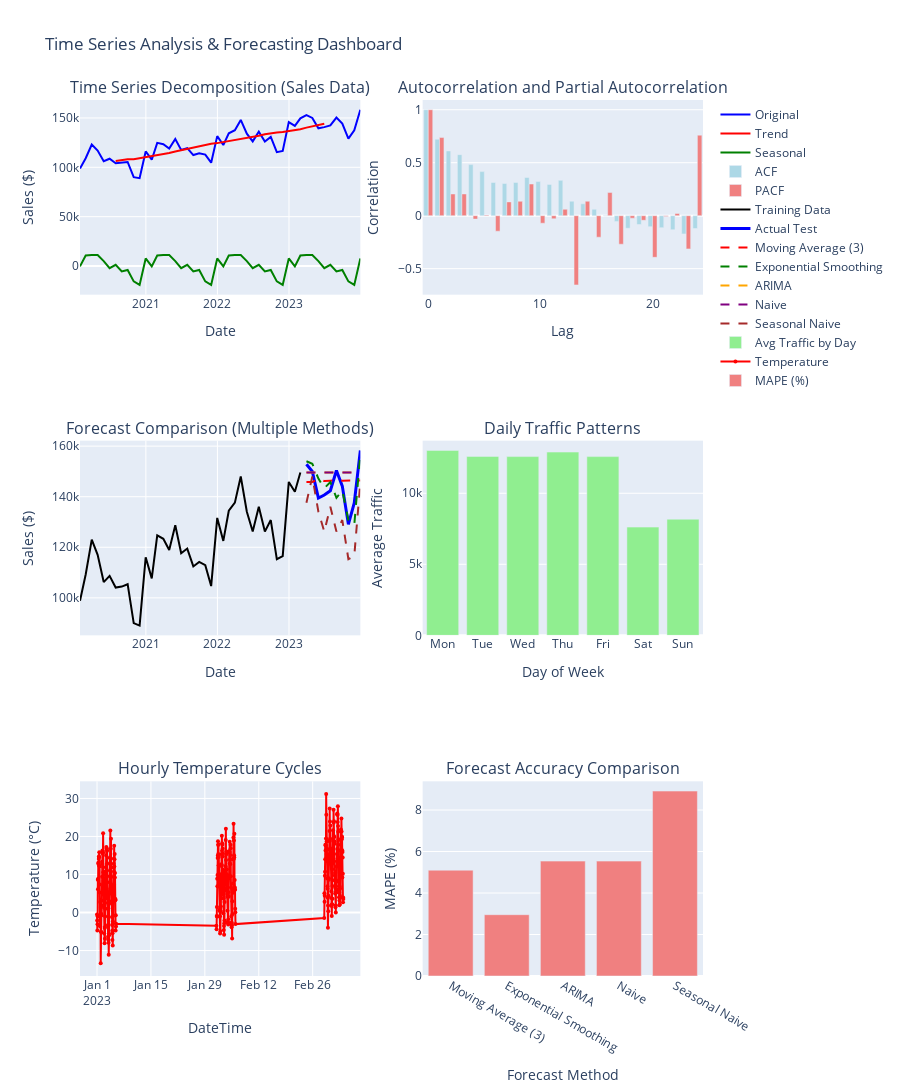

The notebook cell saved with this chart:
### Code cell
# 3. INTERACTIVE TIME SERIES VISUALIZATIONS
print(" 3. INTERACTIVE TIME SERIES VISUALIZATIONS")
print("=" * 47)

# Create comprehensive time series dashboard
fig = make_subplots(
    rows=3, cols=2,
    subplot_titles=[
        'Time Series Decomposition (Sales Data)',
        'Autocorrelation and Partial Autocorrelation',
        'Forecast Comparison (Multiple Methods)',
        'Daily Traffic Patterns',
        'Hourly Temperature Cycles',
        'Forecast Accuracy Comparison'
    ],
    specs=[[{"secondary_y": False}, {"secondary_y": False}],
           [{"secondary_y": False}, {"secondary_y": False}],
           [{"secondary_y": False}, {"secondary_y": False}]]
)

# 1. Time Series Decomposition
fig.add_trace(
    go.Scatter(
        x=sales_ts.index,
        y=sales_ts.values,
        mode='lines',
        name='Original',
        line=dict(color='blue', width=2)
    ),
    row=1, col=1
)

fig.add_trace(
    go.Scatter(
        x=trend_component.index,
        y=trend_component.values,
        mode='lines',
        name='Trend',
        line=dict(color='red', width=2)
    ),
    row=1, col=1
)

fig.add_trace(
    go.Scatter(
        x=seasonal_component.index,
        y=seasonal_component.values,
        mode='lines',
        name='Seasonal',
        line=dict(color='green', width=2)
    ),
    row=1, col=1
)

# 2. Autocorrelation plots
lags = np.arange(len(sales_autocorr))
fig.add_trace(
    go.Bar(
        x=lags,
        y=sales_autocorr,
        name='ACF',
        marker_color='lightblue'
    ),
    row=1, col=2
)

fig.add_trace(
    go.Bar(
        x=lags,
        y=sales_partial_autocorr,
        name='PACF',
        marker_color='lightcoral'
    ),
    row=1, col=2
)

# 3. Forecast Comparison
# Plot historical data
fig.add_trace(
    go.Scatter(
        x=train_data.index,
        y=train_data.values,
        mode='lines',
        name='Training Data',
        line=dict(color='black', width=2)
    ),
    row=2, col=1
)

fig.add_trace(
    go.Scatter(
        x=test_data.index,
        y=test_data.values,
        mode='lines',
        name='Actual Test',
        line=dict(color='blue', width=3)
    ),
    row=2, col=1
)

# Plot forecasts
colors = ['red', 'green', 'orange', 'purple', 'brown']
for i, (method, forecast_vals) in enumerate(forecasts.items()):
    fig.add_trace(
        go.Scatter(
            x=test_data.index,
            y=forecast_vals,
            mode='lines',
            name=f'{method}',
            line=dict(color=colors[i % len(colors)], width=2, dash='dash')
        ),
        row=2, col=1
    )

# 4. Daily Traffic Patterns
# Aggregate by day of week
traffic_by_day = traffic_df.groupby('day_of_week')['traffic'].mean()
day_names = ['Mon', 'Tue', 'Wed', 'Thu', 'Fri', 'Sat', 'Sun']

fig.add_trace(
    go.Bar(
        x=day_names,
        y=traffic_by_day.values,
        name='Avg Traffic by Day',
        marker_color='lightgreen'
    ),
    row=2, col=2
)

# 5. Hourly Temperature Cycles
# Sample a few days for clarity
sample_days = temperature_df[temperature_df['datetime'].dt.day <= 5]

fig.add_trace(
    go.Scatter(
        x=sample_days['datetime'],
        y=sample_days['temperature'],
        mode='lines+markers',
        name='Temperature',
        line=dict(color='red', width=2),
        marker=dict(size=4)
    ),
    row=3, col=1
)

# 6. Forecast Accuracy Comparison
methods = list(accuracy_results.keys())
mape_values = [accuracy_results[method]['MAPE'] for method in methods]
rmse_values = [accuracy_results[method]['RMSE'] for method in methods]

fig.add_trace(
    go.Bar(
        x=methods,
        y=mape_values,
        name='MAPE (%)',
        marker_color='lightcoral',
        yaxis='y6'
    ),
    row=3, col=2
)

# Update layout
fig.update_layout(
    height=1200,
    title="Time Series Analysis & Forecasting Dashboard",
    showlegend=True
)

# Update axis labels
fig.update_xaxes(title_text="Date", row=1, col=1)
fig.update_xaxes(title_text="Lag", row=1, col=2)
fig.update_xaxes(title_text="Date", row=2, col=1)
fig.update_xaxes(title_text="Day of Week", row=2, col=2)
fig.update_xaxes(title_text="DateTime", row=3, col=1)
fig.update_xaxes(title_text="Forecast Method", row=3, col=2)

fig.update_yaxes(title_text="Sales ($)", row=1, col=1)
fig.update_yaxes(title_text="Correlation", row=1, col=2)
fig.update_yaxes(title_text="Sales ($)", row=2, col=1)
fig.update_yaxes(title_text="Average Traffic", row=2, col=2)
fig.update_yaxes(title_text="Temperature (°C)", row=3, col=1)
fig.update_yaxes(title_text="MAPE (%)", row=3, col=2)

fig.show()

# Business insights and applications
print(f"\n TIME SERIES BUSINESS INSIGHTS:")
print("=" * 35)

# Sales forecasting insights
current_sales = train_data.iloc[-1]
best_forecast_next = forecasts[best_method][0]
forecast_growth = (best_forecast_next - current_sales) / current_sales

print(f"\n1. Sales Forecasting Analysis:")
print(f" • Current monthly sales: ${current_sales:,.0f}")
print(f" • Next month forecast ({best_method}): ${best_forecast_next:,.0f}")
print(f" • Projected growth: {forecast_growth*100:+.1f}%")
print(f" • Seasonal peak month: {sales_df.groupby('month')['sales'].mean().idxmax()}")
print(f" • Seasonal low month: {sales_df.groupby('month')['sales'].mean().idxmin()}")

# Annual projections
annual_forecast = forecasts[best_method]
projected_annual_sales = np.sum(annual_forecast) * (12 / len(annual_forecast))
current_annual_run_rate = current_sales * 12

print(f" • Current annual run rate: ${current_annual_run_rate:,.0f}")
print(f" • Projected annual sales: ${projected_annual_sales:,.0f}")

# Traffic patterns insights
weekend_traffic = traffic_df[traffic_df['is_weekend']]['traffic'].mean()
weekday_traffic = traffic_df[~traffic_df['is_weekend']]['traffic'].mean()
traffic_weekend_ratio = weekend_traffic / weekday_traffic

print(f"\n2. Website Traffic Patterns:")
print(f" • Average weekday traffic: {weekday_traffic:,.0f} visits")
print(f" • Average weekend traffic: {weekend_traffic:,.0f} visits")
print(f" • Weekend/Weekday ratio: {traffic_weekend_ratio:.2f}")
print(f" • Peak traffic day: {day_names[traffic_by_day.idxmax()]}")
print(f" • Lowest traffic day: {day_names[traffic_by_day.idxmin()]}")

# ROI of forecasting accuracy
forecast_improvement = (accuracy_results['Naive']['MAPE'] - accuracy_results[best_method]['MAPE']) / accuracy_results['Naive']['MAPE']
inventory_cost_savings = projected_annual_sales * 0.25 * 0.05 * forecast_improvement # 25% inventory cost, 5% improvement
planning_efficiency_gain = 150_000 * forecast_improvement # Annual planning cost improvement

print(f"\n FORECASTING ROI ANALYSIS:")
print("=" * 27)
print(f"• Forecast accuracy improvement: {forecast_improvement*100:.1f}%")
print(f"• Inventory cost savings: ${inventory_cost_savings:,.0f}")
print(f"• Planning efficiency gain: ${planning_efficiency_gain:,.0f}")
print(f"• Total annual benefits: ${inventory_cost_savings + planning_efficiency_gain:,.0f}")

implementation_cost = 125_000
annual_maintenance = 25_000
total_benefits = inventory_cost_savings + planning_efficiency_gain
net_benefits = total_benefits - annual_maintenance
roi = (net_benefits - implementation_cost) / implementation_cost

print(f"• Implementation cost: ${implementation_cost:,.0f}")
print(f"• Annual maintenance: ${annual_maintenance:,.0f}")
print(f"• Net annual benefits: ${net_benefits:,.0f}")
print(f"• ROI: {roi*100:.0f}%")

print(f"\n Cross-Reference Learning Path:")
print(f"• Foundation: Tier3_TimeSeriesDecomposition.ipynb (seasonal analysis)")
print(f"• Advanced: Tier3_ARIMA.ipynb (autoregressive modeling)")
print(f"• Comparison: Tier3_ExponentialSmoothing.ipynb (smoothing methods)")
print(f"• Specialized: Tier3_FourierAnalysis.ipynb (frequency domain)")
print(f"• Complete Guide: CROSS_REFERENCE_GUIDE.md")

### Figure 1 — Plotly figure (JSON) as saved in the notebook; plotly's stock layout.template omitted (floating-point values rounded to 4 significant figures; data arrays with more than 128 entries replaced by an {"elided": "..."} marker saying what was removed)
{"data": [{"line": {"color": "blue", "width": 2}, "mode": "lines", "name": "Original", "type": "scatter", "x": ["2020-01-31T00:00:00.000000000", "2020-02-29T00:00:00.000000000", "2020-03-31T00:00:00.000000000", "2020-04-30T00:00:00.000000000", "2020-05-31T00:00:00.000000000", "2020-06-30T00:00:00.000000000", "2020-07-31T00:00:00.000000000", "2020-08-31T00:00:00.000000000", "2020-09-30T00:00:00.000000000", "2020-10-31T00:00:00.000000000", "2020-11-30T00:00:00.000000000", "2020-12-31T00:00:00.000000000", "2021-01-31T00:00:00.000000000", "2021-02-28T00:00:00.000000000", "2021-03-31T00:00:00.000000000", "2021-04-30T00:00:00.000000000", "2021-05-31T00:00:00.000000000", "2021-06-30T00:00:00.000000000", "2021-07-31T00:00:00.000000000", "2021-08-31T00:00:00.000000000", "2021-09-30T00:00:00.000000000", "2021-10-31T00:00:00.000000000", "2021-11-30T00:00:00.000000000", "2021-12-31T00:00:00.000000000", "2022-01-31T00:00:00.000000000", "2022-02-28T00:00:00.000000000", "2022-03-31T00:00:00.000000000", "2022-04-30T00:00:00.000000000", "2022-05-31T00:00:00.000000000", "2022-06-30T00:00:00.000000000", "2022-07-31T00:00:00.000000000", "2022-08-31T00:00:00.000000000", "2022-09-30T00:00:00.000000000", "2022-10-31T00:00:00.000000000", "2022-11-30T00:00:00.000000000", "2022-12-31T00:00:00.000000000", "2023-01-31T00:00:00.000000000", "2023-02-28T00:00:00.000000000", "2023-03-31T00:00:00.000000000", "2023-04-30T00:00:00.000000000", "2023-05-31T00:00:00.000000000", "2023-06-30T00:00:00.000000000", "2023-07-31T00:00:00.000000000", "2023-08-31T00:00:00.000000000", "2023-09-30T00:00:00.000000000", "2023-10-31T00:00:00.000000000", "2023-11-30T00:00:00.000000000", "2023-12-31T00:00:00.000000000"], "xaxis": "x", "y": [98830.0, 109200.0, 123000.0, 117000.0, 106200.0, 108700.0, 104100.0, 104400.0, 105400.0, 90010.0, 89020.0, 116100.0, 107700.0, 124700.0, 123300.0, 118900.0, 128700.0, 117600.0, 119500.0, 112400.0, 114200.0, 112900.0, 104700.0, 131600.0, 122500.0, 134500.0, 137600.0, 148000.0, 134000.0, 126200.0, 136000.0, 126200.0, 130800.0, 115300.0, 116500.0, 145800.0, 142000.0, 149500.0, 152800.0, 150000.0, 139500.0, 140700.0, 142400.0, 150400.0, 144200.0, 129100.0, 137600.0, 158300.0], "yaxis": "y"}, {"line": {"color": "red", "width": 2}, "mode": "lines", "name": "Trend", "type": "scatter", "x": ["2020-07-31T00:00:00.000000000", "2020-08-31T00:00:00.000000000", "2020-09-30T00:00:00.000000000", "2020-10-31T00:00:00.000000000", "2020-11-30T00:00:00.000000000", "2020-12-31T00:00:00.000000000", "2021-01-31T00:00:00.000000000", "2021-02-28T00:00:00.000000000", "2021-03-31T00:00:00.000000000", "2021-04-30T00:00:00.000000000", "2021-05-31T00:00:00.000000000", "2021-06-30T00:00:00.000000000", "2021-07-31T00:00:00.000000000", "2021-08-31T00:00:00.000000000", "2021-09-30T00:00:00.000000000", "2021-10-31T00:00:00.000000000", "2021-11-30T00:00:00.000000000", "2021-12-31T00:00:00.000000000", "2022-01-31T00:00:00.000000000", "2022-02-28T00:00:00.000000000", "2022-03-31T00:00:00.000000000", "2022-04-30T00:00:00.000000000", "2022-05-31T00:00:00.000000000", "2022-06-30T00:00:00.000000000", "2022-07-31T00:00:00.000000000", "2022-08-31T00:00:00.000000000", "2022-09-30T00:00:00.000000000", "2022-10-31T00:00:00.000000000", "2022-11-30T00:00:00.000000000", "2022-12-31T00:00:00.000000000", "2023-01-31T00:00:00.000000000", "2023-02-28T00:00:00.000000000", "2023-03-31T00:00:00.000000000", "2023-04-30T00:00:00.000000000", "2023-05-31T00:00:00.000000000", "2023-06-30T00:00:00.000000000"], "xaxis": "x", "y": [106400.0, 107400.0, 108000.0, 108100.0, 109200.0, 110500.0, 111500.0, 112400.0, 113100.0, 114500.0, 116100.0, 117400.0, 118600.0, 119700.0, 120700.0, 122500.0, 123900.0, 124500.0, 125500.0, 126800.0, 128100.0, 128900.0, 129500.0, 130500.0, 131900.0, 133400.0, 134600.0, 135400.0, 135700.0, 136500.0, 137400.0, 138600.0, 140200.0, 141300.0, 142800.0, 144200.0], "yaxis": "y"}, {"line": {"color": "green", "width": 2}, "mode": "lines", "name": "Seasonal", "type": "scatter", "x": ["2020-01-31T00:00:00.000000000", "2020-02-29T00:00:00.000000000", "2020-03-31T00:00:00.000000000", "2020-04-30T00:00:00.000000000", "2020-05-31T00:00:00.000000000", "2020-06-30T00:00:00.000000000", "2020-07-31T00:00:00.000000000", "2020-08-31T00:00:00.000000000", "2020-09-30T00:00:00.000000000", "2020-10-31T00:00:00.000000000", "2020-11-30T00:00:00.000000000", "2020-12-31T00:00:00.000000000", "2021-01-31T00:00:00.000000000", "2021-02-28T00:00:00.000000000", "2021-03-31T00:00:00.000000000", "2021-04-30T00:00:00.000000000", "2021-05-31T00:00:00.000000000", "2021-06-30T00:00:00.000000000", "2021-07-31T00:00:00.000000000", "2021-08-31T00:00:00.000000000", "2021-09-30T00:00:00.000000000", "2021-10-31T00:00:00.000000000", "2021-11-30T00:00:00.000000000", "2021-12-31T00:00:00.000000000", "2022-01-31T00:00:00.000000000", "2022-02-28T00:00:00.000000000", "2022-03-31T00:00:00.000000000", "2022-04-30T00:00:00.000000000", "2022-05-31T00:00:00.000000000", "2022-06-30T00:00:00.000000000", "2022-07-31T00:00:00.000000000", "2022-08-31T00:00:00.000000000", "2022-09-30T00:00:00.000000000", "2022-10-31T00:00:00.000000000", "2022-11-30T00:00:00.000000000", "2022-12-31T00:00:00.000000000", "2023-01-31T00:00:00.000000000", "2023-02-28T00:00:00.000000000", "2023-03-31T00:00:00.000000000", "2023-04-30T00:00:00.000000000", "2023-05-31T00:00:00.000000000", "2023-06-30T00:00:00.000000000", "2023-07-31T00:00:00.000000000", "2023-08-31T00:00:00.000000000", "2023-09-30T00:00:00.000000000", "2023-10-31T00:00:00.000000000", "2023-11-30T00:00:00.000000000", "2023-12-31T00:00:00.000000000"], "xaxis": "x", "y": [-377.9, 10630.0, 11140.0, 11080.0, 4978.0, -2175.0, 1216.0, -5446.0, -3987.0, -15580.0, -19160.0, 7686.0, -377.9, 10630.0, 11140.0, 11080.0, 4978.0, -2175.0, 1216.0, -5446.0, -3987.0, -15580.0, -19160.0, 7686.0, -377.9, 10630.0, 11140.0, 11080.0, 4978.0, -2175.0, 1216.0, -5446.0, -3987.0, -15580.0, -19160.0, 7686.0, -377.9, 10630.0, 11140.0, 11080.0, 4978.0, -2175.0, 1216.0, -5446.0, -3987.0, -15580.0, -19160.0, 7686.0], "yaxis": "y"}, {"marker": {"color": "lightblue"}, "name": "ACF", "type": "bar", "x": [0, 1, 2, 3, 4, 5, 6, 7, 8, 9, 10, 11, 12, 13, 14, 15, 16, 17, 18, 19, 20, 21, 22, 23, 24], "xaxis": "x2", "y": [1.0, 0.722, 0.6107, 0.5759, 0.4821, 0.416, 0.3135, 0.3039, 0.3141, 0.3605, 0.3221, 0.2953, 0.3333, 0.1367, 0.1122, 0.0605, -0.002642, -0.05412, -0.1187, -0.0832, -0.1037, -0.113, -0.1322, -0.1723, -0.1209], "yaxis": "y2"}, {"marker": {"color": "lightcoral"}, "name": "PACF", "type": "bar", "x": [0, 1, 2, 3, 4, 5, 6, 7, 8, 9, 10, 11, 12, 13, 14, 15, 16, 17, 18, 19, 20, 21, 22, 23, 24], "xaxis": "x2", "y": [1.0, 0.7374, 0.2048, 0.2051, -0.03239, 0.006883, -0.1465, 0.1302, 0.1363, 0.299, -0.07109, -0.02925, 0.06039, -0.6536, 0.1362, -0.2029, 0.2183, -0.2692, -0.02332, -0.04365, -0.393, -0.008653, 0.02121, -0.3136, 0.7602], "yaxis": "y2"}, {"line": {"color": "black", "width": 2}, "mode": "lines", "name": "Training Data", "type": "scatter", "x": ["2020-01-31T00:00:00.000000000", "2020-02-29T00:00:00.000000000", "2020-03-31T00:00:00.000000000", "2020-04-30T00:00:00.000000000", "2020-05-31T00:00:00.000000000", "2020-06-30T00:00:00.000000000", "2020-07-31T00:00:00.000000000", "2020-08-31T00:00:00.000000000", "2020-09-30T00:00:00.000000000", "2020-10-31T00:00:00.000000000", "2020-11-30T00:00:00.000000000", "2020-12-31T00:00:00.000000000", "2021-01-31T00:00:00.000000000", "2021-02-28T00:00:00.000000000", "2021-03-31T00:00:00.000000000", "2021-04-30T00:00:00.000000000", "2021-05-31T00:00:00.000000000", "2021-06-30T00:00:00.000000000", "2021-07-31T00:00:00.000000000", "2021-08-31T00:00:00.000000000", "2021-09-30T00:00:00.000000000", "2021-10-31T00:00:00.000000000", "2021-11-30T00:00:00.000000000", "2021-12-31T00:00:00.000000000", "2022-01-31T00:00:00.000000000", "2022-02-28T00:00:00.000000000", "2022-03-31T00:00:00.000000000", "2022-04-30T00:00:00.000000000", "2022-05-31T00:00:00.000000000", "2022-06-30T00:00:00.000000000", "2022-07-31T00:00:00.000000000", "2022-08-31T00:00:00.000000000", "2022-09-30T00:00:00.000000000", "2022-10-31T00:00:00.000000000", "2022-11-30T00:00:00.000000000", "2022-12-31T00:00:00.000000000", "2023-01-31T00:00:00.000000000", "2023-02-28T00:00:00.000000000"], "xaxis": "x3", "y": [98830.0, 109200.0, 123000.0, 117000.0, 106200.0, 108700.0, 104100.0, 104400.0, 105400.0, 90010.0, 89020.0, 116100.0, 107700.0, 124700.0, 123300.0, 118900.0, 128700.0, 117600.0, 119500.0, 112400.0, 114200.0, 112900.0, 104700.0, 131600.0, 122500.0, 134500.0, 137600.0, 148000.0, 134000.0, 126200.0, 136000.0, 126200.0, 130800.0, 115300.0, 116500.0, 145800.0, 142000.0, 149500.0], "yaxis": "y3"}, {"line": {"color": "blue", "width": 3}, "mode": "lines", "name": "Actual Test", "type": "scatter", "x": ["2023-03-31T00:00:00.000000000", "2023-04-30T00:00:00.000000000", "2023-05-31T00:00:00.000000000", "2023-06-30T00:00:00.000000000", "2023-07-31T00:00:00.000000000", "2023-08-31T00:00:00.000000000", "2023-09-30T00:00:00.000000000", "2023-10-31T00:00:00.000000000", "2023-11-30T00:00:00.000000000", "2023-12-31T00:00:00.000000000"], "xaxis": "x3", "y": [152800.0, 150000.0, 139500.0, 140700.0, 142400.0, 150400.0, 144200.0, 129100.0, 137600.0, 158300.0], "yaxis": "y3"}, {"line": {"color": "red", "dash": "dash", "width": 2}, "mode": "lines", "name": "Moving Average (3)", "type": "scatter", "x": ["2023-03-31T00:00:00.000000000", "2023-04-30T00:00:00.000000000", "2023-05-31T00:00:00.000000000", "2023-06-30T00:00:00.000000000", "2023-07-31T00:00:00.000000000", "2023-08-31T00:00:00.000000000", "2023-09-30T00:00:00.000000000", "2023-10-31T00:00:00.000000000", "2023-11-30T00:00:00.000000000", "2023-12-31T00:00:00.000000000"], "xaxis": "x3", "y": [145800.0, 145800.0, 147000.0, 146200.0, 146300.0, 146500.0, 146400.0, 146400.0, 146400.0, 146400.0], "yaxis": "y3"}, {"line": {"color": "green", "dash": "dash", "width": 2}, "mode": "lines", "name": "Exponential Smoothing", "type": "scatter", "x": ["2023-03-31T00:00:00.000000000", "2023-04-30T00:00:00.000000000", "2023-05-31T00:00:00.000000000", "2023-06-30T00:00:00.000000000", "2023-07-31T00:00:00.000000000", "2023-08-31T00:00:00.000000000", "2023-09-30T00:00:00.000000000", "2023-10-31T00:00:00.000000000", "2023-11-30T00:00:00.000000000", "2023-12-31T00:00:00.000000000"], "xaxis": "x3", "y": [154000.0, 153000.0, 147100.0, 143300.0, 145800.0, 139600.0, 142400.0, 130800.0, 128900.0, 156900.0], "yaxis": "y3"}, {"line": {"color": "orange", "dash": "dash", "width": 2}, "mode": "lines", "name": "ARIMA", "type": "scatter", "x": ["2023-03-31T00:00:00.000000000", "2023-04-30T00:00:00.000000000", "2023-05-31T00:00:00.000000000", "2023-06-30T00:00:00.000000000", "2023-07-31T00:00:00.000000000", "2023-08-31T00:00:00.000000000", "2023-09-30T00:00:00.000000000", "2023-10-31T00:00:00.000000000", "2023-11-30T00:00:00.000000000", "2023-12-31T00:00:00.000000000"], "xaxis": "x3", "y": [149500.0, 149500.0, 149500.0, 149500.0, 149500.0, 149500.0, 149500.0, 149500.0, 149500.0, 149500.0], "yaxis": "y3"}, {"line": {"color": "purple", "dash": "dash", "width": 2}, "mode": "lines", "name": "Naive", "type": "scatter", "x": ["2023-03-31T00:00:00.000000000", "2023-04-30T00:00:00.000000000", "2023-05-31T00:00:00.000000000", "2023-06-30T00:00:00.000000000", "2023-07-31T00:00:00.000000000", "2023-08-31T00:00:00.000000000", "2023-09-30T00:00:00.000000000", "2023-10-31T00:00:00.000000000", "2023-11-30T00:00:00.000000000", "2023-12-31T00:00:00.000000000"], "xaxis": "x3", "y": [149500.0, 149500.0, 149500.0, 149500.0, 149500.0, 149500.0, 149500.0, 149500.0, 149500.0, 149500.0], "yaxis": "y3"}, {"line": {"color": "brown", "dash": "dash", "width": 2}, "mode": "lines", "name": "Seasonal Naive", "type": "scatter", "x": ["2023-03-31T00:00:00.000000000", "2023-04-30T00:00:00.000000000", "2023-05-31T00:00:00.000000000", "2023-06-30T00:00:00.000000000", "2023-07-31T00:00:00.000000000", "2023-08-31T00:00:00.000000000", "2023-09-30T00:00:00.000000000", "2023-10-31T00:00:00.000000000", "2023-11-30T00:00:00.000000000", "2023-12-31T00:00:00.000000000"], "xaxis": "x3", "y": [137600.0, 148000.0, 134000.0, 126200.0, 136000.0, 126200.0, 130800.0, 115300.0, 116500.0, 145800.0], "yaxis": "y3"}, {"marker": {"color": "lightgreen"}, "name": "Avg Traffic by Day", "type": "bar", "x": ["Mon", "Tue", "Wed", "Thu", "Fri", "Sat", "Sun"], "xaxis": "x4", "y": [13020.0, 12600.0, 12580.0, 12900.0, 12580.0, 7618.0, 8174.0], "yaxis": "y4"}, {"line": {"color": "red", "width": 2}, "marker": {"size": 4}, "mode": "lines+markers", "name": "Temperature", "type": "scatter", "x": {"elided": "360 str values"}, "xaxis": "x5", "y": {"elided": "360 float values"}, "yaxis": "y5"}, {"marker": {"color": "lightcoral"}, "name": "MAPE (%)", "type": "bar", "x": ["Moving Average (3)", "Exponential Smoothing", "ARIMA", "Naive", "Seasonal Naive"], "xaxis": "x6", "y": [5.099, 2.955, 5.536, 5.536, 8.912], "yaxis": "y6"}], "layout": {"annotations": [{"font": {"size": 16}, "showarrow": false, "text": "Time Series Decomposition (Sales Data)", "x": 0.225, "xanchor": "center", "xref": "paper", "y": 1, "yanchor": "bottom", "yref": "paper"}, {"font": {"size": 16}, "showarrow": false, "text": "Autocorrelation and Partial Autocorrelation", "x": 0.775, "xanchor": "center", "xref": "paper", "y": 1, "yanchor": "bottom", "yref": "paper"}, {"font": {"size": 16}, "showarrow": false, "text": "Forecast Comparison (Multiple Methods)", "x": 0.225, "xanchor": "center", "xref": "paper", "y": 0.6111, "yanchor": "bottom", "yref": "paper"}, {"font": {"size": 16}, "showarrow": false, "text": "Daily Traffic Patterns", "x": 0.775, "xanchor": "center", "xref": "paper", "y": 0.6111, "yanchor": "bottom", "yref": "paper"}, {"font": {"size": 16}, "showarrow": false, "text": "Hourly Temperature Cycles", "x": 0.225, "xanchor": "center", "xref": "paper", "y": 0.2222, "yanchor": "bottom", "yref": "paper"}, {"font": {"size": 16}, "showarrow": false, "text": "Forecast Accuracy Comparison", "x": 0.775, "xanchor": "center", "xref": "paper", "y": 0.2222, "yanchor": "bottom", "yref": "paper"}], "height": 1200, "showlegend": true, "title": {"text": "Time Series Analysis & Forecasting Dashboard"}, "xaxis": {"anchor": "y", "domain": [0, 0.45], "title": {"text": "Date"}}, "xaxis2": {"anchor": "y2", "domain": [0.55, 1], "title": {"text": "Lag"}}, "xaxis3": {"anchor": "y3", "domain": [0, 0.45], "title": {"text": "Date"}}, "xaxis4": {"anchor": "y4", "domain": [0.55, 1], "title": {"text": "Day of Week"}}, "xaxis5": {"anchor": "y5", "domain": [0, 0.45], "title": {"text": "DateTime"}}, "xaxis6": {"anchor": "y6", "domain": [0.55, 1], "title": {"text": "Forecast Method"}}, "yaxis": {"anchor": "x", "domain": [0.7778, 1], "title": {"text": "Sales ($)"}}, "yaxis2": {"anchor": "x2", "domain": [0.7778, 1], "title": {"text": "Correlation"}}, "yaxis3": {"anchor": "x3", "domain": [0.3889, 0.6111], "title": {"text": "Sales ($)"}}, "yaxis4": {"anchor": "x4", "domain": [0.3889, 0.6111], "title": {"text": "Average Traffic"}}, "yaxis5": {"anchor": "x5", "domain": [0, 0.2222], "title": {"text": "Temperature (°C)"}}, "yaxis6": {"anchor": "x6", "domain": [0, 0.2222], "title": {"text": "MAPE (%)"}}}}
